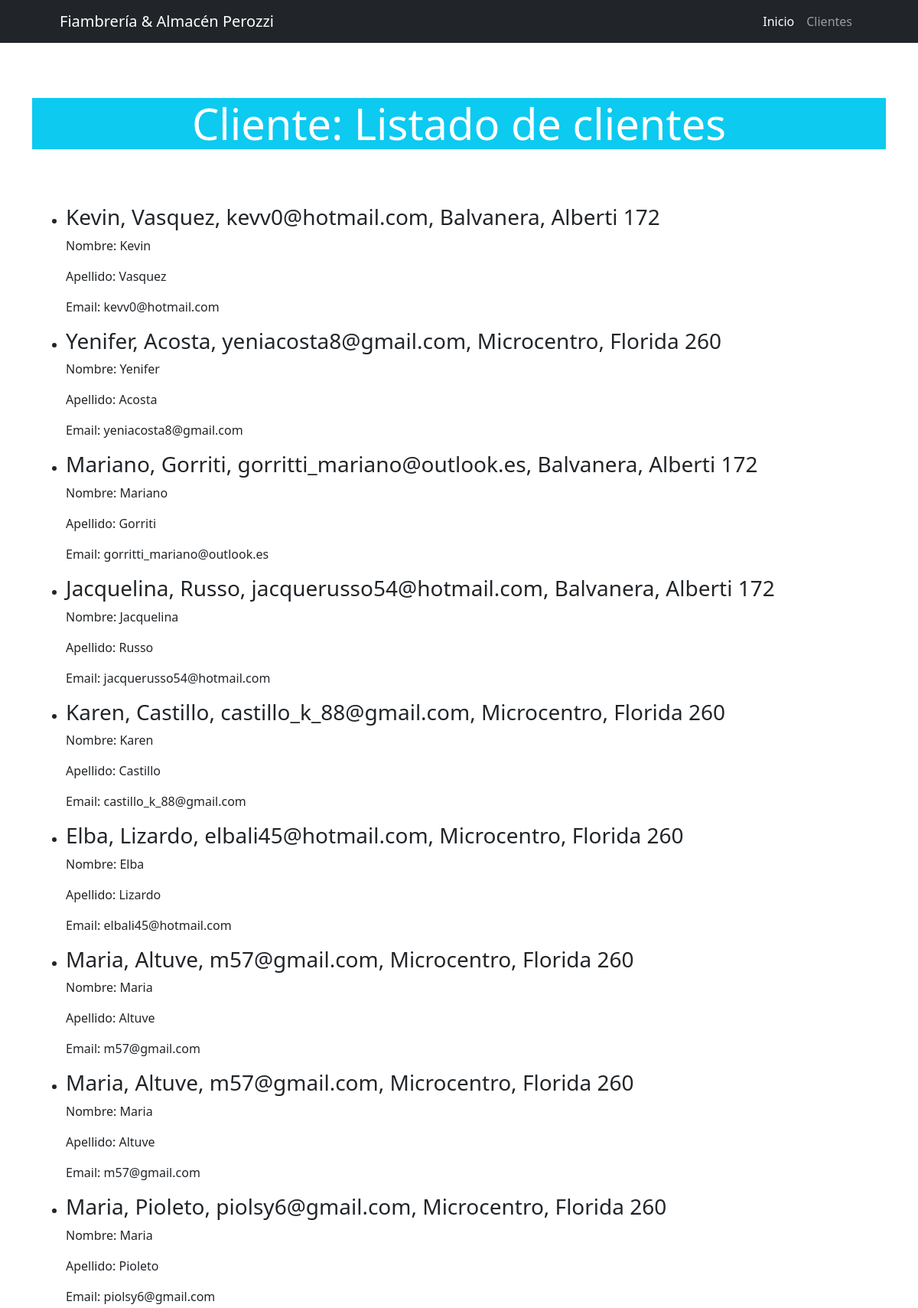
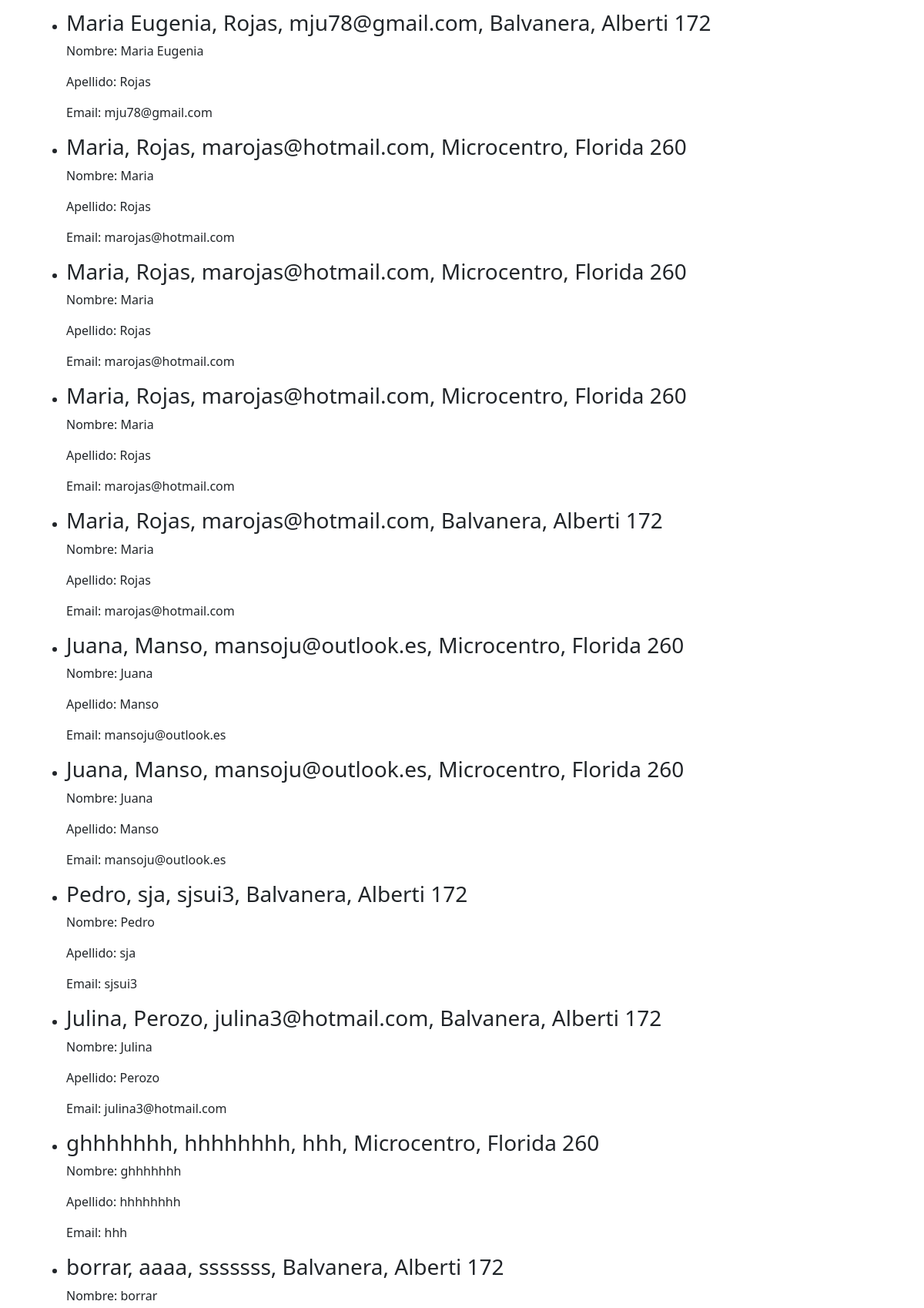
The page /Clientes/Listado (upper part) on the database its author committed (2 pictures, top to bottom).
### Clientes/models.py (models this page shows)
class Clientes(models.Model):
    nombre = models.CharField(max_length=255)
    apellido = models.CharField(max_length=255)
    email = models.CharField(max_length=50)
    sucursal = models.ForeignKey(Sucursal, on_delete=models.SET_NULL, null=True, blank=True)
    def __str__(self) -> str:
        return f"{self.nombre}, {self.apellido}, {self.email}, {self.sucursal}"

class Sucursal(models.Model):
    nombre = models.CharField(max_length=255, unique=True)
    direccion = models.CharField(max_length=255)
    def __str__(self) -> str:
        return f"{self.nombre}, {self.direccion}"

### Clientes/views.py (the view)
# urls.py: path("Listado", lista_clientes, name="lista_clientes"),
def lista_clientes(request):
    consulta = Clientes.objects.all()
    contexto = {"Clientes": consulta}
    return render(request, "Clientes/lista_clientes.html", contexto)

### Clientes/templates/Clientes/lista_clientes.html (shortened to what this page needs)
{% extends 'core/base.html' %}
{% block body_title %}
    Cliente: Listado de clientes
{% endblock body_title %}
{% block content %}
    {% for cliente in Clientes %}
        <ul>
            <li><h3>{{ cliente }}</h3></li>
            <p>Nombre: {{ cliente.nombre }}</p>
            <p>Apellido: {{ cliente.apellido }}</p>
            <p>Email: {{ cliente.email }}</p>
        </ul>
    {% endfor %}
{% endblock content %}

### rows shown on the page
Clientes: nombre+apellido+email "Kevin, Vasquez, kevv0@hotmail.com, Balvanera, Alberti 172", nombre "Kevin", apellido "Vasquez", email "kevv0@hotmail.com"
Clientes: nombre+apellido+email "Yenifer, Acosta, yeniacosta8@gmail.com, Microcentro, Florida 260", nombre "Yenifer", apellido "Acosta", email "yeniacosta8@gmail.com"
Clientes: nombre+apellido+email "Mariano, Gorriti, gorritti_mariano@outlook.es, Balvanera, Alberti 172", nombre "Mariano", apellido "Gorriti", email "gorritti_mariano@outlook.es"
Clientes: nombre+apellido+email "Jacquelina, Russo, jacquerusso54@hotmail.com, Balvanera, Alberti 172", nombre "Jacquelina", apellido "Russo", email "jacquerusso54@hotmail.com"
Clientes: nombre+apellido+email "Karen, Castillo, castillo_k_88@gmail.com, Microcentro, Florida 260", nombre "Karen", apellido "Castillo", email "castillo_k_88@gmail.com"
Clientes: nombre+apellido+email "Elba, Lizardo, elbali45@hotmail.com, Microcentro, Florida 260", nombre "Elba", apellido "Lizardo", email "elbali45@hotmail.com"
Clientes: nombre+apellido+email "Maria, Altuve, m57@gmail.com, Microcentro, Florida 260", nombre "Maria", apellido "Altuve", email "m57@gmail.com"
Clientes: nombre+apellido+email "Maria, Altuve, m57@gmail.com, Microcentro, Florida 260", nombre "Maria", apellido "Altuve", email "m57@gmail.com"
Clientes: nombre+apellido+email "Maria, Pioleto, piolsy6@gmail.com, Microcentro, Florida 260", nombre "Maria", apellido "Pioleto", email "piolsy6@gmail.com"
Clientes: nombre+apellido+email "Maria Eugenia, Rojas, mju78@gmail.com, Balvanera, Alberti 172", nombre "Maria Eugenia", apellido "Rojas", email "mju78@gmail.com"
Clientes: nombre+apellido+email "Maria, Rojas, marojas@hotmail.com, Microcentro, Florida 260", nombre "Maria", apellido "Rojas", email "marojas@hotmail.com"
Clientes: nombre+apellido+email "Maria, Rojas, marojas@hotmail.com, Microcentro, Florida 260", nombre "Maria", apellido "Rojas", email "marojas@hotmail.com"
Clientes: nombre+apellido+email "Maria, Rojas, marojas@hotmail.com, Microcentro, Florida 260", nombre "Maria", apellido "Rojas", email "marojas@hotmail.com"
Clientes: nombre+apellido+email "Maria, Rojas, marojas@hotmail.com, Balvanera, Alberti 172", nombre "Maria", apellido "Rojas", email "marojas@hotmail.com"
Clientes: nombre+apellido+email "Juana, Manso, mansoju@outlook.es, Microcentro, Florida 260", nombre "Juana", apellido "Manso", email "mansoju@outlook.es"
Clientes: nombre+apellido+email "Juana, Manso, mansoju@outlook.es, Microcentro, Florida 260", nombre "Juana", apellido "Manso", email "mansoju@outlook.es"
Clientes: nombre+apellido+email "Pedro, sja, sjsui3, Balvanera, Alberti 172", nombre "Pedro", apellido "sja", email "sjsui3"
Clientes: nombre+apellido+email "Julina, Perozo, julina3@hotmail.com, Balvanera, Alberti 172", nombre "Julina", apellido "Perozo", email "julina3@hotmail.com"
Clientes: nombre+apellido+email "ghhhhhhh, hhhhhhhh, hhh, Microcentro, Florida 260", nombre "ghhhhhhh", apellido "hhhhhhhh", email "hhh"
Clientes: nombre+apellido+email "borrar, aaaa, sssssss, Balvanera, Alberti 172", nombre "borrar"
